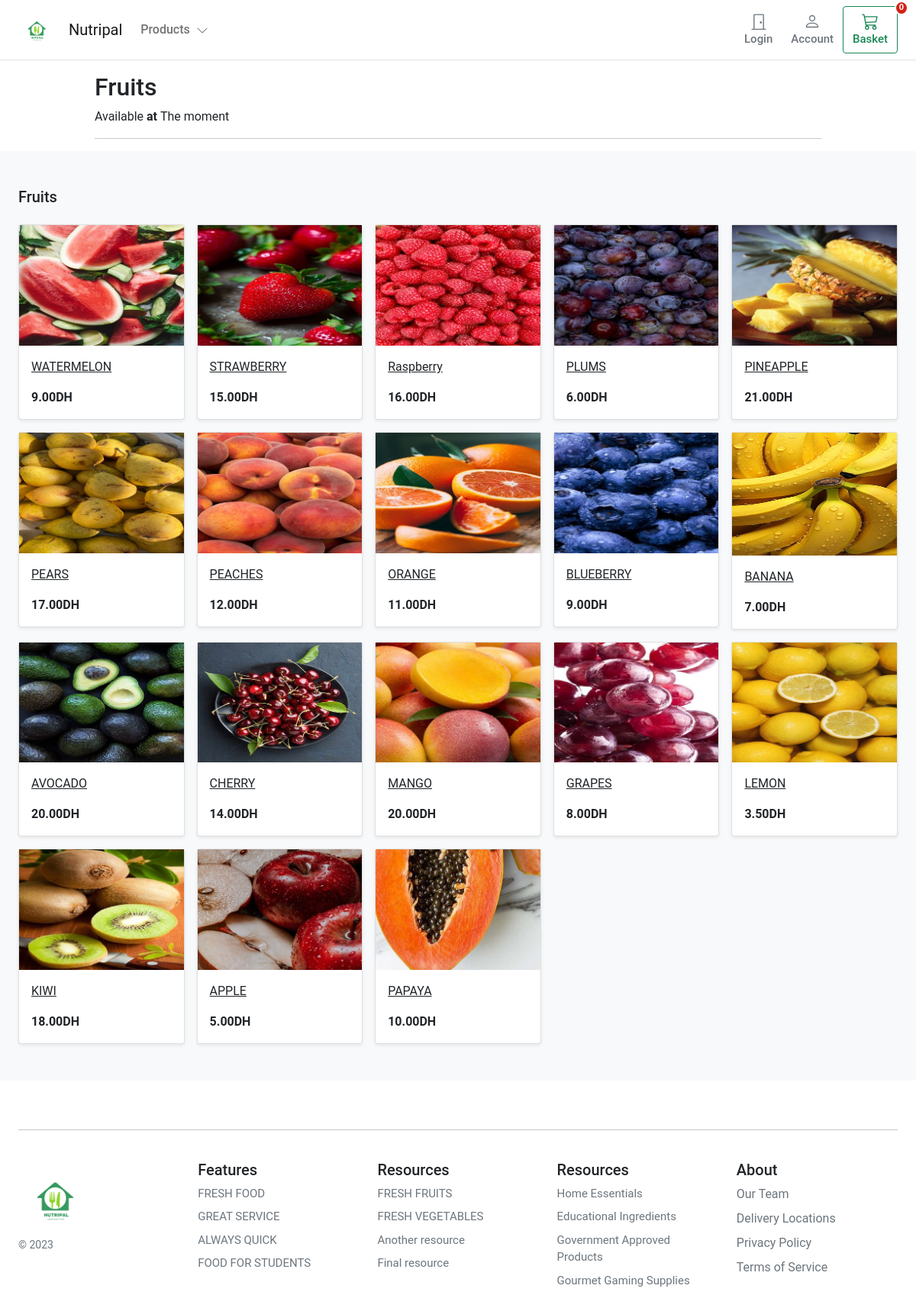
/Market/fruits, run on the app's committed database.
### Market/models.py (models this page shows, shortened)
class Category(models.Model):
    name= models.CharField(max_length=50,db_index=True)
    slug = models.SlugField(max_length=50,db_index=True)
    class Meta :
        verbose_name_plural="Categories"

class Product(models.Model):
     category=models.ForeignKey(Category,related_name='product',on_delete=models.CASCADE)
     created_by=models.ForeignKey(settings.AUTH_USER_MODEL,on_delete=models.CASCADE, related_name='product_creator')
     title=models.CharField(max_length=80)
     author=models.CharField(max_length=255,default='admin')
     description=models.TextField(blank=True)
     image=models.ImageField(upload_to='images/', default='images/default.jpg')
     slug=models.SlugField(max_length=89)
     price=models.DecimalField(max_digits=4,decimal_places=2)
     in_stock=models.BooleanField(default=True)
     is_active=models.BooleanField(default=True)
     created= models.DateTimeField(auto_now_add=True)
     updated= models.DateTimeField(auto_now_add=True)
     products = ProductManager()
     objects = models.Manager()
     class Meta:
          verbose_name_plural='Products'
          ordering =('-created',)

### Market/views.py (the view)
def category_list(request,category_slug):
    category = get_object_or_404(Category, slug=category_slug)
    products= Product.products.filter(category=category)
    return render(request,'Market/category.html',{'category': category,'products':products})

### Basket/basket.py (called while the page is built)
    def __len__(self):
        return sum(item['qty'] for item in self.basket.values())

### Basket/context_processors.py (called while the page is built)
def basket(request):
    return{'basket':Basket(request)}

### Market/context_processors.py (called while the page is built)
def categories(request):
    return{
        'categories': Category.objects.all()
    }

### Market/models.py (called while the page is built)
    def get_queryset(self):
        return super(ProductManager, self).get_queryset().filter(is_active=True)

### templates/Market/category.html (shortened to what this page needs)
{% extends "base.html"%}
{% block content %}
<div class="container" style="max-width: 1000px">
    <div class="col-12">
      <h1 class="h2">{{ category.name| title}}</h1>
    </div>
    <div class="col-12">
      <p>Available <b> at </b> The moment</p>
    </div>
    <hr />
  </div>
<div class="album py-5 bg-light">
    <div class="container">
    <div class="pb-3 h5">{{category.name|title}} </div>
    {% if not products %}
    <div class="col-12">There are currently no products active <a href="">Home</a></div>
    {% else %}
     <div class="row row-cols-1 row-cols-sm-2 row-cols-md-5 g-3">
        {% for product in products %}
        <div class='col'>
            <div class='card shadow-sm'>
            <img class='img-fluid' alt="Responsive image" src="{{product.image.url}}">
            <div class='card-body'>
                <p class="card-text">
                    <a class="text-dark text-decoartion-none" href="{% url "product_detail" product.slug %}">{{product.title}}</a>
                </p>
                <div class="fw-bold">{{product.price}}DH</div>
    </div>
 </div>
</div>
        {% endfor %}
        </div>
        {% endif %}
    </div>
</div>
{% endblock %}

### static/Nutripal/css/base.css (style rules this page uses)
@media (min-width: 1000px) { .container { max-width: 1000px; } }
@media (max-width: 1200px) { .container { max-width: 100%; padding:0 24px; } }
html, body, p, div { letter-spacing: -0.02px; font-family: 'Roboto', sans-serif; }

### data on the page
Category: name "Fruits"
Product: image (picture), title "WATERMELON", price "9.00"
Product: image (picture), title "STRAWBERRY", price "15.00"
Product: image (picture), title "Raspberry", price "16.00"
Product: image (picture), title "PLUMS", price "6.00"
Product: image (picture), title "PINEAPPLE", price "21.00"
Product: image (picture), title "PEARS", price "17.00"
Product: image (picture), title "PEACHES", price "12.00"
Product: image (picture), title "ORANGE", price "11.00"
Product: image (picture), title "BLUEBERRY", price "9.00"
Product: image (picture), title "BANANA", price "7.00"
Product: image (picture), title "AVOCADO", price "20.00"
Product: image (picture), title "CHERRY", price "14.00"
Product: image (picture), title "MANGO", price "20.00"
Product: image (picture), title "GRAPES", price "8.00"
Product: image (picture), title "LEMON", price "3.50"
Product: image (picture), title "KIWI", price "18.00"
Product: image (picture), title "APPLE", price "5.00"
Product: image (picture), title "PAPAYA", price "10.00"
